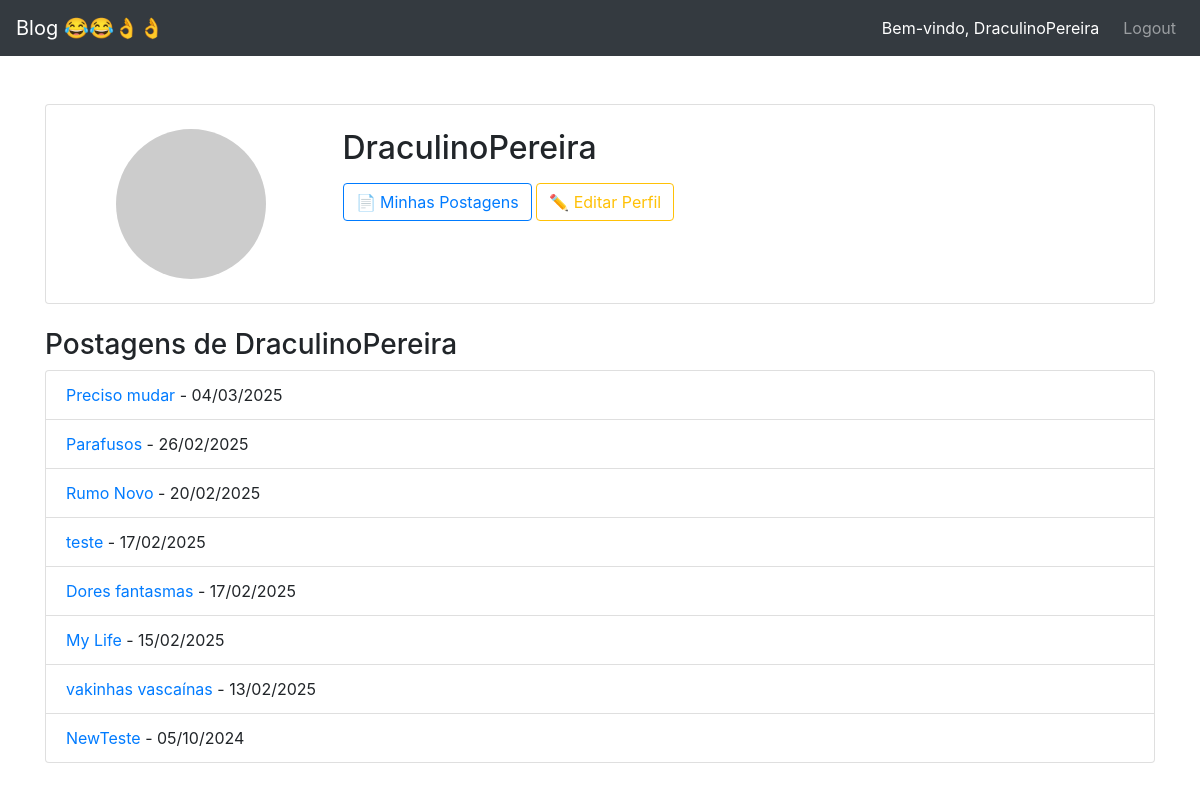
The page /accounts/profile/BrunoEstevam/ (signed in) on the database its author committed.
### blog/models.py (models this page shows, shortened)
class Post(models.Model):
    class NewManager(models.Manager):
        def get_queryset(self):
            return super().get_queryset().filter(status='published')
    options = (
        ('draft', 'Draft'),
        ('published', 'Published'),
    )
    title = models.CharField(max_length=255)
    excerpt = models.TextField(null=True)
    slug = models.SlugField(max_length=255, unique=True, blank=True)
    publish = models.DateTimeField(default=timezone.now)
    author = models.ForeignKey(User, on_delete=models.CASCADE, related_name='blog_posts')
    content = models.TextField()
    status = models.CharField(max_length=10, choices=options, default='draft')
    objects = models.Manager()
    newmanager = NewManager()
    likes = models.ManyToManyField(User, related_name='post_likes', blank=True)
    dislikes = models.ManyToManyField(User, related_name='post_dislikes', blank=True)
    image = models.ImageField(upload_to='post_images/', blank=True, null=True)
    def get_absolute_url(self):
        return reverse('blog:post_single', args=[self.slug])
    class Meta:
        ordering = ('-publish',)

### accounts/views.py (the view)
# urls.py: path('profile/<str:username>/', accounts_views.profile, name='profile'),
@login_required
def profile(request, username):
    profile_user = get_object_or_404(User, username=username)
    posts = Post.objects.filter(author=profile_user, status="published")
    return render(request, "accounts/profile.html", {"profile_user": profile_user, "posts": posts})

### accounts/templates/accounts/profile.html (shortened to what this page needs)
{% extends "base.html" %}
{% block content %}
<div class="container mt-5">
    <div class="card p-4">
        <div class="row">
            <div class="col-md-3 text-center">
                {% if user.profile.profile_picture %}
                    <img src="{{ user.profile.profile_picture.url }}" class="img-fluid rounded-circle" alt="Foto de perfil">
                {% else %}
                    <img src="https://via.placeholder.com/150" class="img-fluid rounded-circle" alt="Sem foto">
                {% endif %}
            </div>
            <div class="col-md-9">
                <h2>{{ user.username }}</h2>
                {% if user == request.user %}
                    <a href="{% url 'blog:user_posts' %}" class="btn btn-outline-primary mt-2">📄 Minhas Postagens</a>
                    <a href="{% url 'accounts:edit_profile' %}" class="btn btn-outline-warning mt-2">✏️ Editar Perfil</a>
                {% endif %}
            </div>
        </div>
    </div>
    <h3 class="mt-4">Postagens de {{ user.username }}</h3>
    {% if posts %}
        <ul class="list-group">
            {% for post in posts %}
                <li class="list-group-item">
                    <a href="{{ post.get_absolute_url }}">{{ post.title }}</a> - {{ post.publish|date:"d/m/Y" }}
                </li>
            {% endfor %}
        </ul>
    {% else %}
        <p>Este usuário ainda não publicou nada.</p>
    {% endif %}
</div>
{% endblock %}

### blog/templates/base.html (shortened to what this page needs)
<!doctype html>
<html lang="en">
<head>
    <link rel="stylesheet" href="https://stackpath.bootstrapcdn.com/bootstrap/4.4.1/css/bootstrap.min.css"
>
</head>
<body>
    <nav class="navbar navbar-expand-lg navbar-dark bg-dark">
        <a class="navbar-brand" href="http://127.0.0.1:8000/">Blog 😂😂👌👌</a>
        <div class="collapse navbar-collapse" id="navbarSupportedContent">
            <ul class="navbar-nav ml-auto">
                {% if user.is_authenticated %}
                <li class="nav-item">
                    <span class="navbar-text text-white mr-3">
                        Bem-vindo, <a href="{% url 'accounts:profile' user.username %}">{{ user.username }}</a>
                    </span>
                </li>
                <li class="nav-item">
                    <a class="nav-link" href="{% url 'blog:logout' %}"
                        onclick="event.preventDefault(); document.getElementById('logout-form').submit();">
                        Logout
                    </a>
                </li>
                {% else %}
                <li class="nav-item">
                    <a class="nav-link" href="{% url 'blog:login' %}">Login</a>
                </li>
                {% endif %}
            </ul>
        </div>
    </nav>
    {% block content %}
    {% endblock %}
</body>
</html>

### rows shown on the page
Post: title "Preciso mudar", publish "04/03/2025"
Post: title "Parafusos", publish "26/02/2025"
Post: title "Rumo Novo", publish "20/02/2025"
Post: title "teste", publish "17/02/2025"
Post: title "Dores fantasmas", publish "17/02/2025"
Post: title "My Life", publish "15/02/2025"
Post: title "vakinhas vascaínas", publish "13/02/2025"
Post: title "NewTeste", publish "05/10/2024"

### other values the page prints
{{ user.username }} "DraculinoPereira"
